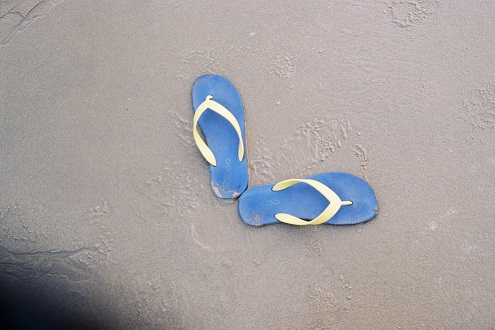
%> input picture hw1/image/slipper.JPG, 495 x 330 px
$ octave HW1_2_th.m   (GNU Octave 9; MATLAB toolbox functions it lacks are replaced by stand-ins)
%> lines starting %> are read from the running program, lines starting %| are printed output that depends on the picture; in (x1, y1, x2, y2) boxes, pixels count from 0 and x2, y2 are one past the last pixel; in counts of white or black regions, pixels touching at a corner belong together; the program's own positions count from 1
clc;
clf;
close all;
clear all;
img_path = '.\image\slipper.jpg';
img = imread(img_path);
%> img is the input picture: size 330x495x3 uint8; mean R, G, B 166, 160.4, 160.8
img = rgb2gray(img);
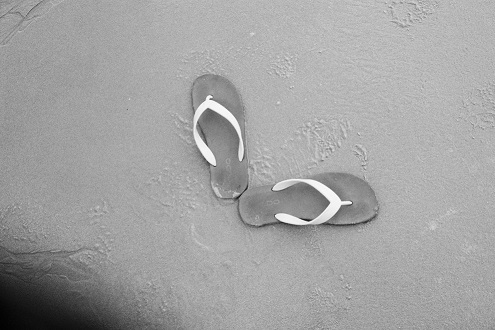
%> img: size 330x495 uint8; min 1, max 254, mean 162.2
BW = imbinarize(img,200/255);
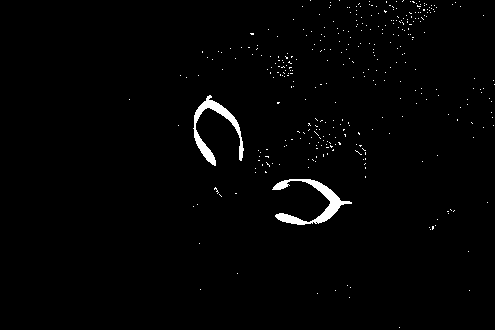
%> BW: size 330x495 logical; 1.4% white; 354 white regions (352 under 20 px), largest, box (x1, y1, x2, y2) and area: (272, 179, 352, 225) 960, (193, 95, 244, 166) 842
img2 = img.*uint8(BW);
BW2 = imbinarize(img,150/255);
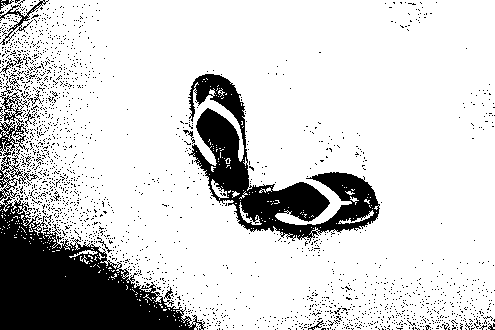
%> BW2: size 330x495 logical; 82.1% white; 1992 black regions (1977 under 20 px), largest, box (x1, y1, x2, y2) and area: (0, 81, 206, 330) 14808, (188, 74, 380, 243) 9854, (0, 0, 49, 45) 333
img3 = img.*uint8(~BW2);
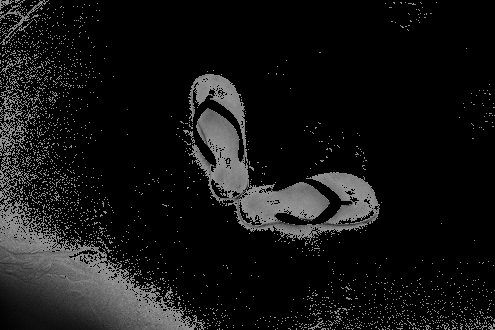
%> img3: size 330x495 uint8; min 0, max 150, mean 20.4
imhist(img3+img2)
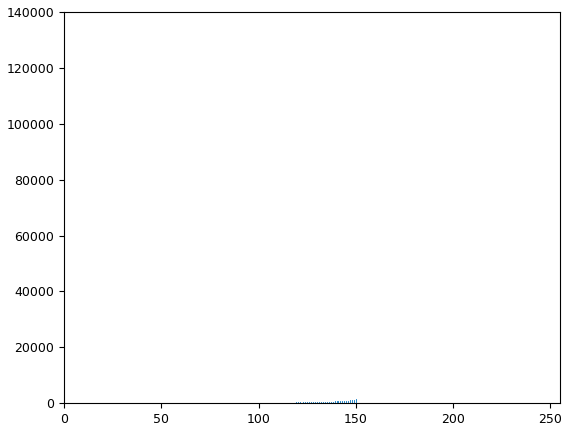
%> figure redrawn from the program's plot data; highest point at x = 0, y = 131756
figure
imshow(img3+img2)
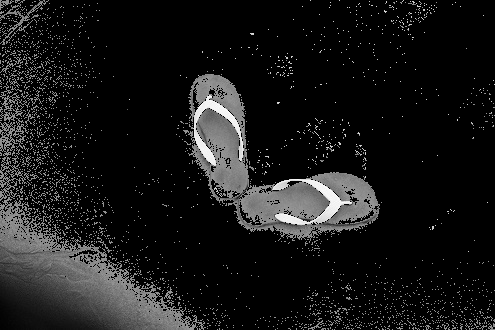
%> displayed picture: size 330x495, on the screen's scale of 0 to 255; min 0, max 254, mean 23.6
